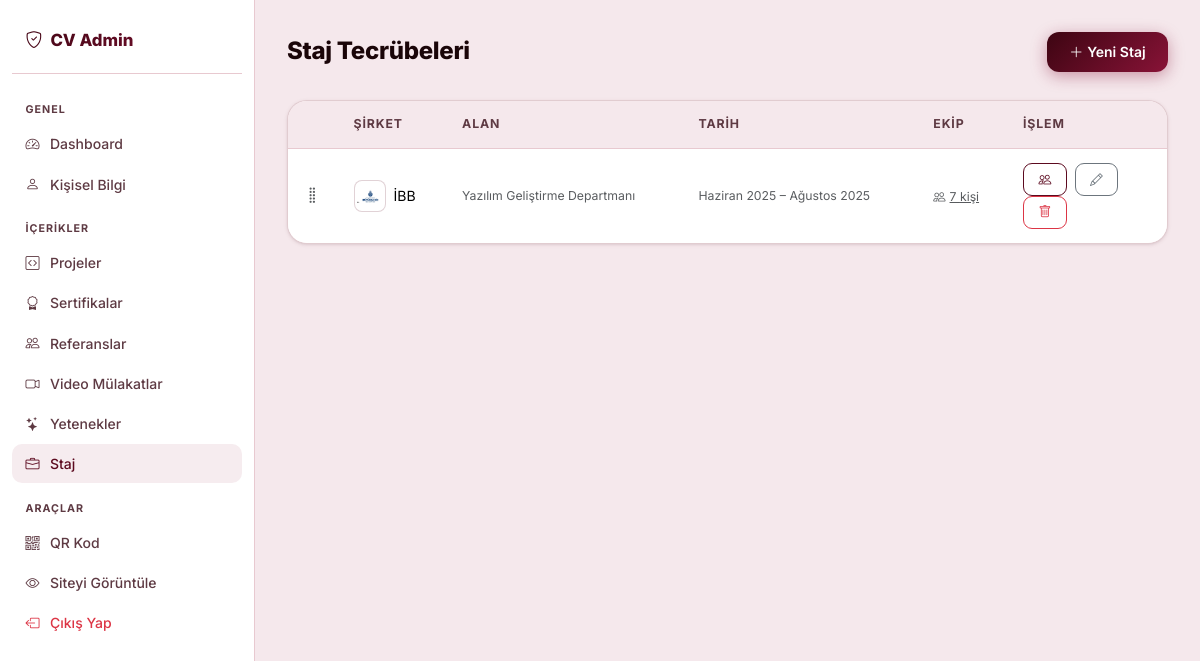
The app's page /admin/stajlar (signed in) with its own data.
### app.py (models this page shows)
class Staj(db.Model):
    id = db.Column(db.Integer, primary_key=True)
    sirket_adi = db.Column(db.String(200), nullable=False)
    sirket_logo = db.Column(db.String(300), default='')
    alan = db.Column(db.String(200), default='')
    baslangic = db.Column(db.String(50), default='')
    bitis = db.Column(db.String(50), default='')
    aciklama = db.Column(db.Text, default='')
    rapor_link = db.Column(db.String(500), default='')
    sira = db.Column(db.Integer, default=0)
    ekip = db.relationship('StajEkip', backref='staj', lazy=True,
                           cascade='all, delete-orphan', order_by='StajEkip.sira')

### app.py (the view)
@app.route('/admin/stajlar')
@giris_gerekli
def admin_stajlar():
    tum_stajlar = Staj.query.order_by(Staj.sira, Staj.id.desc()).all()
    return render_template('admin/stajlar.html', stajlar=tum_stajlar)

### app.py (called while the page is built)
@app.context_processor
def inject_bilgi():
    bilgi = KisiselBilgi.query.first()
    return dict(bilgi=bilgi)

def giris_gerekli(f):
    @wraps(f)
    def decorated(*args, **kwargs):
        if 'admin_id' not in session:
            return redirect(url_for('admin_giris'))
        return f(*args, **kwargs)
    return decorated

### templates/admin/stajlar.html (shortened to what this page needs)
{% extends "admin/base.html" %}
{% block content %}
<div class="admin-header d-flex justify-content-between align-items-center">
  <h1>Staj Tecrübeleri</h1>
  <a href="{{ url_for('admin_staj_ekle') }}" class="btn btn-primary">
    <i class="bi bi-plus-lg me-1"></i>Yeni Staj
  </a>
</div>
<div class="admin-table">
  <table class="table table-hover mb-0">
    <thead>
      <tr>
        <th style="width:36px;"></th>
        <th>Şirket</th>
        <th>Alan</th>
        <th>Tarih</th>
        <th>Ekip</th>
        <th style="width:160px;">İşlem</th>
      </tr>
    </thead>
    <tbody id="sortable-tbody">
      {% for s in stajlar %}
      <tr data-id="{{ s.id }}">
        <td><i class="bi bi-grip-vertical drag-handle text-muted" style="cursor:grab;font-size:1.1rem;"></i></td>
        <td>
          <div class="d-flex align-items-center gap-2">
            {% if s.sirket_logo %}
            <img src="{{ url_for('static', filename='uploads/' + s.sirket_logo) }}"
                 style="width:32px;height:32px;border-radius:8px;object-fit:contain;border:1px solid var(--border);background:white;padding:2px;">
            {% endif %}
            <span class="fw-500">{{ s.sirket_adi }}</span>
          </div>
        </td>
        <td class="text-muted small">{{ s.alan or '—' }}</td>
        <td class="text-muted small">
          {% if s.baslangic or s.bitis %}
          {{ s.baslangic }}{% if s.baslangic and s.bitis %} – {% endif %}{{ s.bitis }}
          {% else %}—{% endif %}
        </td>
        <td>
          <a href="{{ url_for('admin_staj_ekip', staj_id=s.id) }}" class="text-muted small">
            <i class="bi bi-people me-1"></i>{{ s.ekip|length }} kişi
          </a>
        </td>
        <td>
          <a href="{{ url_for('admin_staj_ekip', staj_id=s.id) }}"
             class="btn btn-sm btn-outline-primary me-1" title="Ekip">
            <i class="bi bi-people"></i>
          </a>
          <a href="{{ url_for('admin_staj_duzenle', id=s.id) }}"
             class="btn btn-sm btn-outline-secondary me-1">
            <i class="bi bi-pencil"></i>
          </a>
          <form method="POST" action="{{ url_for('admin_staj_sil', id=s.id) }}"
                style="display:inline;"
                onsubmit="return confirm('Bu stajı silmek istediğine emin misin?')">
            <button type="submit" class="btn btn-sm btn-outline-danger">
              <i class="bi bi-trash"></i>
            </button>
          </form>
        </td>
      </tr>
      {% else %}
      <tr>
        <td colspan="6" class="text-center text-muted py-4">
          Henüz staj yok. <a href="{{ url_for('admin_staj_ekle') }}">İlkini ekle</a>
        </td>
      </tr>
      {% endfor %}
    </tbody>
  </table>
</div>
{% endblock %}

### static/css/style.css (style rules this page uses)
:root { --primary: #5c0a1f; --primary-dark: #3d0512; --primary-light: #fce8ed; --accent: #881337; --accent2: #be123c; --gradient: linear-gradient(135deg, #3d0512 0%, #881337 100%); --gradient2: linear-gradient(135deg, #881337 0%, #3d0512 100%); --gradient-warm: linear-gradient(135deg, #5c0a1f 0%, #9b1b30 100%); --text: #1a0508; --text-muted: #5e3a43; --bg: #f5e8ec; --card-bg: #fff7f8; --border: rgba(92,10,31,.18); --border-solid: #e8c9d0; --radius: 20px; --radius-sm: 12px; --shadow: 0 1px 4px rgba(92,10,31,.09), 0 1px 2px rgba(0,0,0,.05); --shadow-md: 0 6px 24px rgba(92,10,31,.18); --shadow-lg: 0 14px 44px rgba(92,10,31,.2); --shadow-xl: 0 24px 64px rgba(92,10,31,.24); --shadow-color: 0 8px 28px rgba(92,10,31,.45); }
* { box-sizing: border-box; }
body { font-family: 'Inter', sans-serif; background: var(--bg); color: var(--text); min-height: 100vh; display: flex; flex-direction: column; }
.btn-primary { background: var(--gradient); border: none; font-weight: 600; font-size: .875rem; border-radius: 12px; padding: .58rem 1.4rem; box-shadow: 0 4px 16px rgba(136,19,55,.4); transition: all .24s cubic-bezier(.34,1.56,.64,1); }
.btn-outline-primary { color: var(--primary); border: 1.5px solid var(--primary); font-weight: 600; font-size: .875rem; border-radius: 12px; padding: .58rem 1.4rem; transition: all .24s cubic-bezier(.34,1.56,.64,1); background: transparent; }
.btn-sm { padding: .36rem .9rem; font-size: .8rem; border-radius: 9px; }
.admin-header { margin-bottom: 1.75rem; }
.admin-header h1 { font-size: 1.5rem; font-weight: 800; margin: 0; letter-spacing: -.3px; }
.admin-table { background: var(--card-bg); border-radius: var(--radius); border: 1.5px solid var(--border); overflow: hidden; box-shadow: var(--shadow); }
.admin-table table { margin: 0; font-size: .875rem; }
.admin-table thead th { background: var(--bg); border-bottom: 1px solid var(--border-solid); color: var(--text-muted); font-weight: 700; font-size: .77rem; text-transform: uppercase; letter-spacing: .07em; padding: .9rem 1rem; }
.admin-table tbody td { padding: .9rem 1rem; vertical-align: middle; border-bottom: 1px solid var(--border-solid); }
.admin-table tbody tr:last-child td { border-bottom: none; }

### records on screen
Staj: sirket_logo (picture), sirket_adi "İBB", alan "Yazılım Geliştirme Departmanı", baslangic "Haziran 2025", bitis "Ağustos 2025", ekip|length "7"
